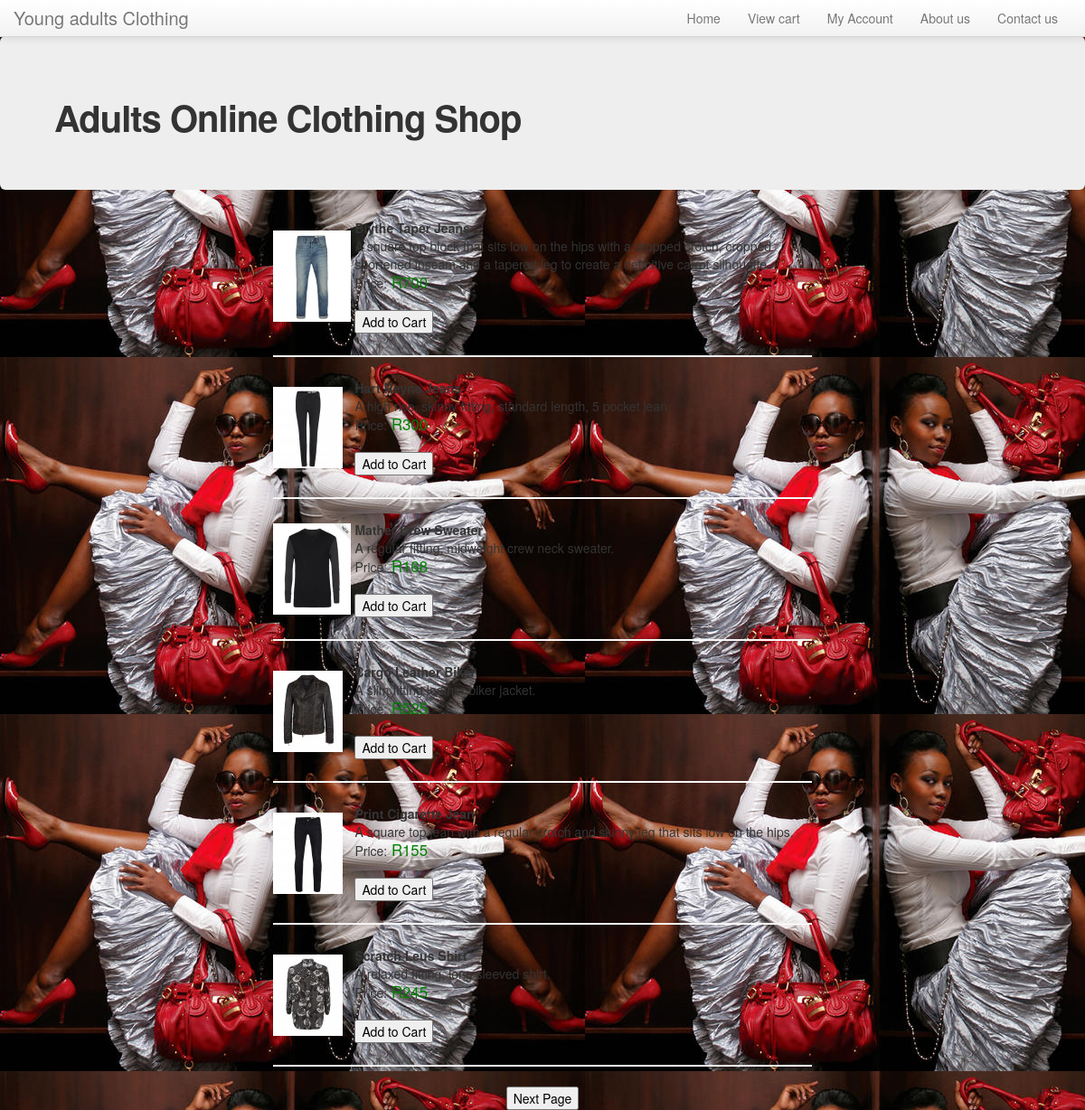
/Products.php, run on the app's committed database.
### tables this page shows
CREATE TABLE IF NOT EXISTS `products` (
  `serial` int(11) NOT NULL auto_increment,
  `name` varchar(20) NOT NULL,
  `description` varchar(255) NOT NULL,
  `price` float NOT NULL,
  `picture` varchar(80) NOT NULL,
  PRIMARY KEY  (`serial`)
);

### includes/config.php (called while the page is built, shortened)
<?php
	class database{
				protected $link,$results,$numRows;
				public function __construct($server,$username,$password,$db)
				{
					$this->link = mysql_connect($server,$username,$password);
				}
				public function query($sql)
				{
					$this->results = mysql_query($sql,$this->link) ;
					$this->numRows = mysql_num_rows($this->results);
				}
				public function numRows()
				{
					return $this->numRows;
				}
				public function rows()
				{
					$rows =array();
					for($x=0;$x < $this->numRows();$x++){
						$rows[] = mysql_fetch_assoc($this->results);
					}
					return $rows;
				}
			}
?>

### Products.php (the view, shortened to what this page needs)
 <?php
require_once("includes/config.php");
?>
<!DOCTYPE html PUBLIC "-//W3C//DTD XHTML 1.0 Transitional//EN" "http://www.w3.org/TR/xhtml1/DTD/xhtml1-transitional.dtd">
<html xmlns="http://www.w3.org/1999/xhtml">
    <head>
            <link href="styles/bootstrap.css" rel="stylesheet">
                <link href="styles/bootstrap-responsive.css" rel="stylesheet">
                    </head>
                    <body>
                        <form name="form1">
                        </form>
                        <div class="navbar navbar-fixed-top">
                            <div class="navbar-inner">
                                <div class="container">
                                    <a href="#" class="brand">Young adults Clothing</a>
                                    <div class="nav-collapse collapse">
                                        <ul class="nav pull-right">
                                            <li><a href="index.php">Home</a></li>
                                            <li><a href="Shoppingcart.php">View cart</a></li>
                                            <li><a href="#">My Account</a></li>
                                            <li><a href="#">About us</a></li>
                                            <li><a href="#">Contact us</a></li>
                                        </ul>
                                    </div>
                                </div>
                            </div>
                        </div>
                        <div class="hero-unit">
                            <h1>Adults Online Clothing Shop</h1>
                        </div>
                        <div align="center">
                            <table border="0" cellpadding="2px" width="600px">
                                <?php
                                $db = new database('localhost','root','root','shopping');
                                $db->query("SELECT * from products");
                                foreach ($db->rows() as $row) {
                                    ?>
                                    <tr>
                                        <td><img src="<?php echo $row['picture'] ?>" /></td>
                                        <td>   	<b><?php echo $row['name'] ?></b><br />
                                            <?php echo $row['description'] ?><br />
                                            Price:<big style="color:green">
                                                R<?php echo $row['price'] ?></big><br /><br />
                                            <input type="button" value="Add to Cart" onclick="addtocart(<?php echo $row['serial']?>)" />
                                        </td>
                                    </tr>
                                    <tr><td colspan="2"><hr size="1" /></td>
                                    <?php } ?>
                            </table>
                                    <input type="button" value="Next Page">
                        </div>
                    </body>
                    </html>

### data on the page
products: picture (picture), name "Blythe Taper Jeans", description "A square top block that sits low on the hips with a dropped crotch, cropped shortened inseam and a tapered leg to create a definitive carrot silhouette", price "700"
products: picture (picture), name "Hart Reyna Jeans", description "A high rise, skinny fitting, standard length, 5 pocket jean.", price "300"
products: picture (picture), name "Mather Crew Sweater", description "A regular fitting, midweight crew neck sweater.", price "168"
products: picture (picture), name "Cargo Leather Biker", description "A slim fitting leather biker jacket.", price "525"
products: picture (picture), name "Print Cigarette Jean", description "A square top jean with a regular crotch and skinny leg that sits low on the hips.", price "155"
products: picture (picture), name "Scratch Leus Shirt", description "A relaxed fitting, long sleeved shirt.", price "245"
